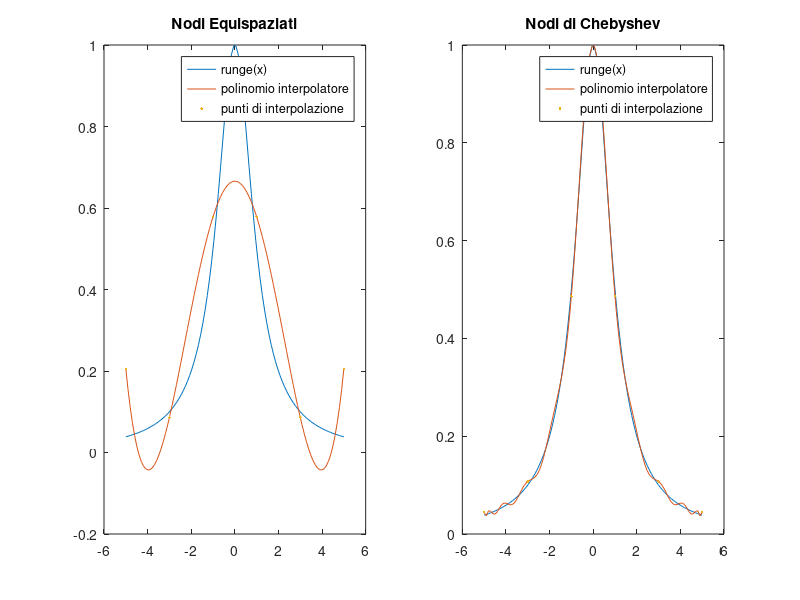

Write MATLAB code to recreate this figure.
%% Ex. 2 - Scheda Interpolazione
clc;
clear;
close all;

grado = 5;

% Con Nodi Equispaziati
a = -grado;
b = +grado;
lin = linspace(a, b);


runge = 1 ./ (1 + lin.^2);

figure('NumberTitle', 'off', 'Name', 'Interpolazione Funzione di Runge', 'Position', [200 200 800 400])

subplot(1,2,1);
plot(lin, runge);
title('Nodi Equispaziati');

hold on;
px = polyfit(lin, runge, grado);
parr = polyval(px, lin);
plot(lin, parr);

hold on;
lin2 = linspace(a,b, grado+1);
plot(lin2, polyval(px, lin2), '.');

legend('runge(x)', 'polinomio interpolatore', 'punti di interpolazione');

% Con nodi di Chebyshev
cheby_end = 20;
%Nodi Chebyshev
cheby=(a+b)/2 - (b-a)/2 * cos((2*[0:cheby_end]+1) / (2*cheby_end+2) * pi);
chebyrunge = 1 ./ (1 + cheby.^2);

pxcheby = polyfit(cheby, chebyrunge, cheby_end);
subplot(1,2,2);
plot(lin, runge);
hold on;
plot(lin, polyval(pxcheby, lin));
hold on;
plot(lin2, polyval(pxcheby, lin2), '.');
title('Nodi di Chebyshev');

legend('runge(x)', 'polinomio interpolatore', 'punti di interpolazione');